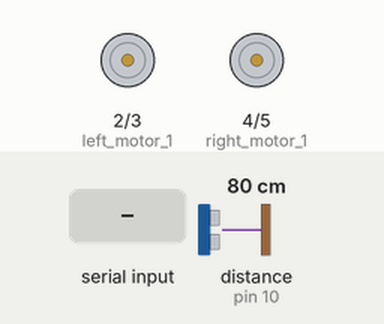
This sketch was run on a simulated Arduino Uno, built with avr-gcc and run on an emulated ATmega328P. Parts: motor-driver pin pairs drawn as motors (green arrow = first pin HIGH = forward, orange = second pin HIGH = backward, longer = more drive). Wiring (inferred from the names in the program): ultrasonic range finder: trigger pin 9; echo pin 10. The inputs (shaded band) are chosen by the test bench; at power-on: distance to the obstacle (sensor on pin 10) 80 cm. The echo pulse lasts 58.3 µs per cm; what the sketch prints to the serial monitor is not drawn.

Above: at 1.2 s.
1.3 s: "f" received over Serial
At 1.9 s:
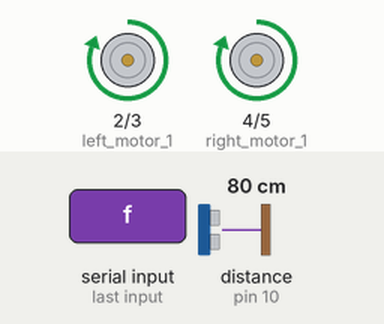
2.8 s: "r" received over Serial
At 4.0 s:
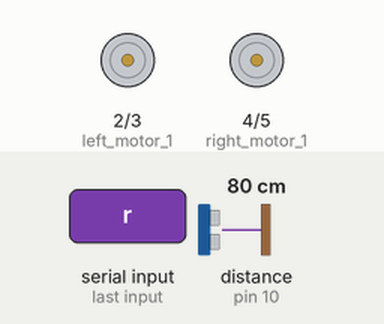
4.4 s: "l" received over Serial
At 5.0 s:
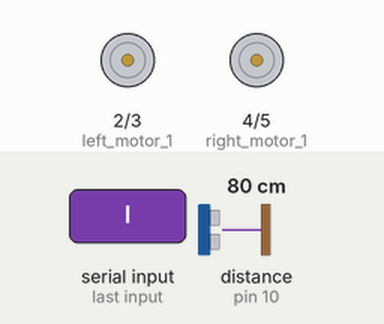
6.0 s: "b" received over Serial
At 7.1 s:
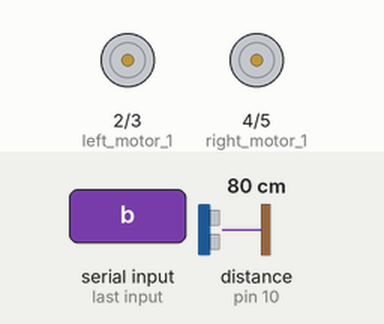
Timing chart, 0 to 8.6 s (numbered marks = the images above; inputs shaded):
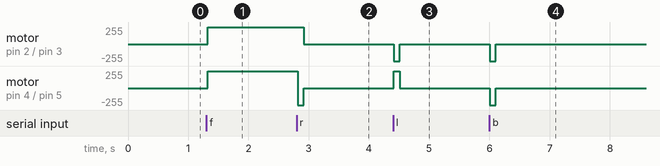

Measured:
- after the input at 1.3 s, motor on pin 2 (left_motor_1) / pin 3 (left_motor_2), motor on pin 4 (right_motor_1) / pin 5 (right_motor_2): stopped → forward 255/255 at once
- after the input at 2.8 s, motor on pin 2 (left_motor_1) / pin 3 (left_motor_2): forward 255/255 → stopped after 0.12 s; motor on pin 4 (right_motor_1) / pin 5 (right_motor_2): forward 255/255 → backward 255/255 at once, → stopped 0.10 s later
- after the input at 4.4 s, motor on pin 2 (left_motor_1) / pin 3 (left_motor_2): stopped → backward 255/255 at once, → stopped 0.10 s later; motor on pin 4 (right_motor_1) / pin 5 (right_motor_2): stopped → forward 255/255 at once, → stopped 0.10 s later
- after the input at 6.0 s, motor on pin 2 (left_motor_1) / pin 3 (left_motor_2), motor on pin 4 (right_motor_1) / pin 5 (right_motor_2): stopped → backward 255/255 at once, → stopped 0.10 s later

The sketch:

Bluetooth_controlled_distance_measuring_robot.ino
```cpp
                            //assign UNO board pins to sensor, motors and other devices for robot working
const int trigPin = 9;      // Connect trigger pin of ultrasonic sensor to 9 pin of UNO board
const int echoPin = 10;     // Connect echo pin of ultrasonic sensor to 10 pin of UNO board

int left_motor_1=2;         // Connect right side motor 1st wire to 2 pin of UNO board
int left_motor_2=3;        // Connect right side motor 2nd wire to 3 pin of UNO board
int right_motor_1=4;         // Connect left side motor 1st wire to 4 pin of UNO board
int right_motor_2=5;         // Connect left side motor 2nd wire to 5 pin of UNO board
                            //No need to declare Bluetooth pins connection, as UNO board 0 & 1 pins acts as Receiver and Tramistter
                            //Connect Tx pin of Bluetooth to Rx pin (0 pin) of UNO board
                            //Connect Rx pin of Bluetooth to Tx pin (1 pin) of UNO board
long duration;              // This is a variable to store the duration of ultrasonic signal
int distance;               // This is a variable to store the distance measured by ultrasonic sensor

void setup()
{
                                    //setup ultrasonic sensor and motors as Output or input devices
  pinMode(trigPin, OUTPUT);         // Set the trigger pin of ultrasonic sensor as Output from UNO board to send signals out
  pinMode(echoPin, INPUT);          // Set the echo pin of ultrasonic sensor as input to UNO board to read the recieved signals
                                    //Set all motor pins as outputs to UNO board to send signals to run the motors
  pinMode(right_motor_1, OUTPUT);
  pinMode(right_motor_2, OUTPUT);
  pinMode(left_motor_1, OUTPUT);
  pinMode(left_motor_2, OUTPUT);
  Serial.begin(9600);               // Starts the serial communication with specified speed
}

//set the default position of robot as stop

void rest()
{
  digitalWrite(right_motor_1, LOW);
  digitalWrite(right_motor_2,LOW);
  digitalWrite(left_motor_1, LOW);
  digitalWrite(left_motor_2, LOW);
}

void loop()
{
                                      // run the ultrasonic sensor
                                      //We have to send the signal sound out of ultrasonic sensor
  digitalWrite(trigPin, LOW);         // To make trigger pin clear from any values by making it to zero value
  delayMicroseconds(2);               // wait for 2 microseconds after making trigger pin zero
  digitalWrite(trigPin, HIGH);        // Sets the trigPin on HIGH state
  delayMicroseconds(10);              // Hold trigger pin on HIGH state for 10 Microseconds
  digitalWrite(trigPin, LOW);         // Stop the trigger pin or turn off the trigger pin HIGH state

                                      //calculate the distance measured by sensor
  duration = pulseIn(echoPin, HIGH);  // Read how much time HIGH value of signal received at echo pin and store it in DURATION variable
  distance = duration*0.034/2;        // Calculating the distance based on duration

      Serial.println(distance);
      delay(50);
      if(distance <=30)
      rest();
  if(Serial.available()>0)
  {
    char command = Serial.read();
    {
     if(command=='f' && distance>30)    // Double "&" function makes the operation to read both conditions...
     {                                  // robot will go forward if distance is less than 30 cm and press 'f'
       forward();                     // you can write simple function and define it anywhere in the code
       Serial.println("Going forward");
       delay(50);

     }
     if(command=='r')     //right turn same as bluetooth controlled robot
     {
       right();
       Serial.println("Right turn");
       delay(100);
       rest();
     }
     if(command=='l')
     {
       left();
       Serial.println("Left turn");
       delay(100);
       rest();
     }
     if(command=='b')
     {
        back();
        Serial.println("Backward");
        delay(100);
        rest();
     }
        if(command=='s')
     {
        rest();
        Serial.println("STOP");
        delay(100);
     }
      if(command == 'f' && distance<=30)   //stop and turn robot to right if distance is less than or equal to 30 cm
      {
        Serial.println("Obstacle infront");
        delay(50);
        Serial.println("Turn me");
        rest();
        delay(100);
      }
    }
  }
}

void forward()
{
     digitalWrite(right_motor_1, HIGH);
     digitalWrite(right_motor_2,LOW);
     digitalWrite(left_motor_1, HIGH);
     digitalWrite(left_motor_2, LOW);
}

void right()
{
    digitalWrite(right_motor_1, LOW);
    digitalWrite(right_motor_2, HIGH);
    digitalWrite(left_motor_1, HIGH);
    digitalWrite(left_motor_2, LOW);
}

void left()
{
    digitalWrite(right_motor_1, HIGH);
    digitalWrite(right_motor_2, LOW);
    digitalWrite(left_motor_1, LOW);
    digitalWrite(left_motor_2, HIGH);
}

void back()
{
    digitalWrite(right_motor_1, LOW);
    digitalWrite(right_motor_2, HIGH);
    digitalWrite(left_motor_1, LOW);
    digitalWrite(left_motor_2, HIGH);
}
```
